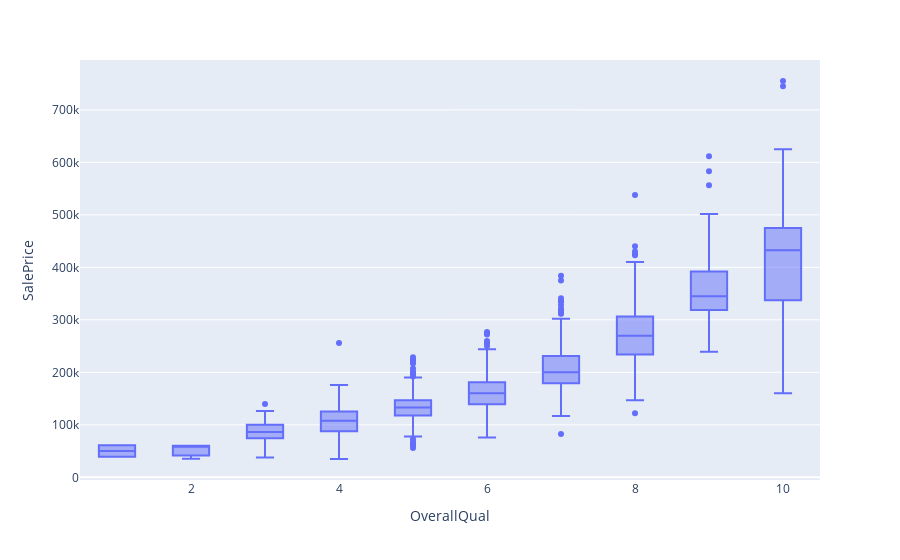

Here is the notebook cell this chart was saved with:
### Markdown cell above
#OverallQual: Calificacion del material y acabado de la casa

### Code cell
fig = px.box(train_data_full, x="OverallQual", y="SalePrice")
fig.show()

### Figure 1 — Plotly figure (JSON) as saved in the notebook; plotly's stock layout.template omitted (floating-point values rounded to 4 significant figures; data arrays with more than 128 entries replaced by an {"elided": "..."} marker saying what was removed)
{"data": [{"alignmentgroup": "True", "hovertemplate": "OverallQual=%{x}<br>SalePrice=%{y}<extra></extra>", "legendgroup": "", "marker": {"color": "#636efa"}, "name": "", "notched": false, "offsetgroup": "", "orientation": "v", "showlegend": false, "type": "box", "x": {"elided": "1460 int values"}, "x0": " ", "xaxis": "x", "y": {"elided": "1460 int values"}, "y0": " ", "yaxis": "y"}], "layout": {"boxmode": "group", "legend": {"tracegroupgap": 0}, "margin": {"t": 60}, "xaxis": {"anchor": "y", "domain": [0, 1], "title": {"text": "OverallQual"}}, "yaxis": {"anchor": "x", "domain": [0, 1], "title": {"text": "SalePrice"}}}}
